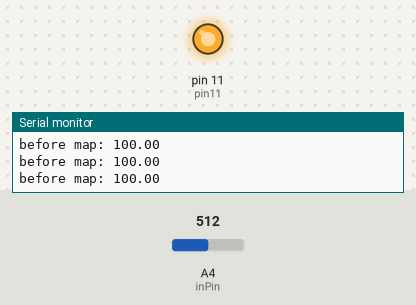
This sketch was run on a simulated Arduino Uno, built with avr-gcc and run on an emulated ATmega328P. Shown: output pins drawn as LEDs (lit = HIGH), the last lines printed to the serial monitor. The test bench sets the inputs (shaded band); at power-on: A4 (inPin) = 512.

Above: at 1.2 s.
1.3 s: A4 (inPin) set to 0
At 2.1 s:
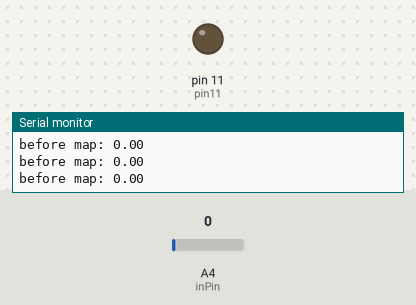
2.8 s: A4 (inPin) set to 30
At 3.9 s:
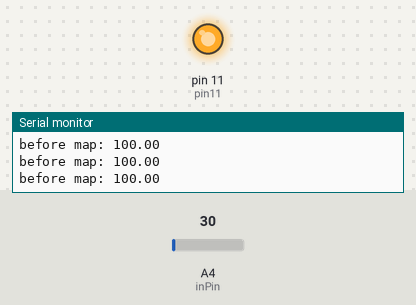
Timing chart, 0 to 5.8 s (numbered marks = the images above; inputs shaded):
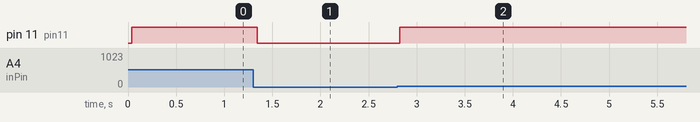

Measured:
- after the input at 1.3 s, pin 11 (pin11): HIGH → LOW at once
- after the input at 2.8 s, pin 11 (pin11): LOW → HIGH at once

The sketch:

EMFdetector.ino
```cpp
// Aaron ALAI EMF Detector May 28th 2009 VERSION 1.1
// aaronalai1@gmail.com
// contains code for averaging sensor data

#define sample 300                   //this is how many samples the device takes per reading
                                                        //more information for #define http://arduino.cc/en/Reference/Define
int inPin = 4;                                  //analog 5
float val;                                         //where to store info from analog 5
int pin11 = 11;                              //output of red led

float array1[sample];                      //creates an array with number of elements equal to "sample"
                                                       //more information about arrays http://arduino.cc/en/Reference/Array


//unsigned long averaging;         //the program uses this variable to store the sum of each array it makes
float averaging;

void setup() {

  Serial.begin(9600);

}

void loop() {

  for(int i = 0; i < sample; i++){              //this code tells the program to fill each element in the array we made with
     array1[i] = analogRead(inPin);       //information from the antenna wire coming out of the Arduino
     averaging += array1[i];                      //more information about for loops http://arduino.cc/en/Reference/For
  }                                                               //the averaging line is simply saying: add averaging to whatever is in array position i
                                                                  //averaging += array[i] is the same as averaging = averaging + array[i]
                                                                  //for more information about += http://arduino.cc/en/Reference/IncrementCompound


  val = averaging / sample;                   //here the program takes the sum of all numbers in array1, and divides by the number of elements "sample"
  val = val*100;

  val = constrain(val, 0, 100);               //this constrains the variable value to between two numbers 0 and 100
Serial.print("before map: ");
Serial.println(val);

  if(val>20.0){                             //use 40.0 when connected to laptop
//  if(val>30.0){
    val = map(val, 0.0, 100, 0.0, 255.0);      //for more information about constrain http://arduino.cc/en/Reference/Constrain

    analogWrite(pin11, val);
  }    //the map statement tells the program to map out 0-100 to 0-255, 255 is
  else{analogWrite(pin11,0);}
                                                                //the threashold of analogWrite for more information about map http://arduino.cc/en/Reference/Map
  averaging = 0;                                 //this line of code sets averaging back to zero so it can be used again


//  if(val > 0)
//  Serial.print("after map: ");
//    Serial.println(val);                                // use output to aid in calibrating
  delay(10);
}
```
